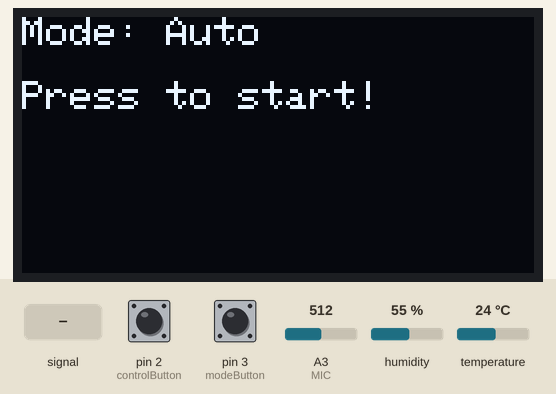
Bench run of a sketch on a simulated Arduino Uno, built with avr-gcc and run on an emulated ATmega328P. Parts: 128×64 one-colour display. Inputs (shaded band) come from the test bench; at power-on: pin 3 (modeButton) HIGH, pin 2 (controlButton) HIGH, A3 (MIC) = 512, humidity 55 %, temperature 24 °C. What the sketch prints to the serial monitor is not drawn.

Above: at 2.2 s.
2.3 s: pin 3 (modeButton) pulled LOW for 0.15 s
At 2.8 s:
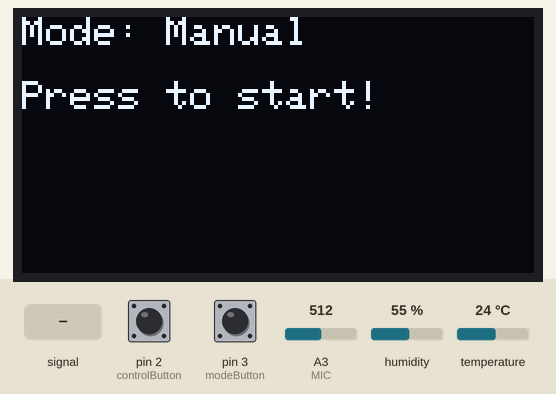
3.9 s: pin 2 (controlButton) pulled LOW for 0.15 s
At 4.09 s:
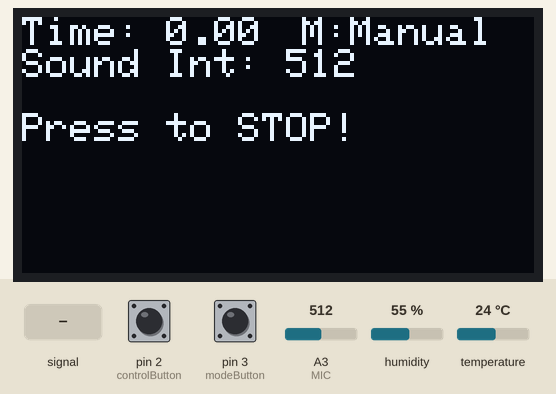
4.6 s: pin 2 (controlButton) pulled LOW for 1 s
At 6.0 s:
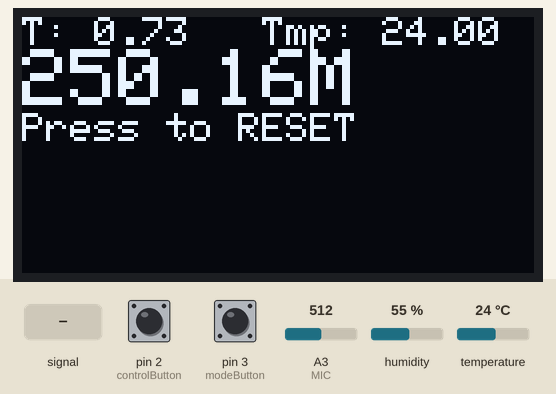
7.1 s: pin 3 (modeButton) pulled LOW for 1 s
At 7.14 s:
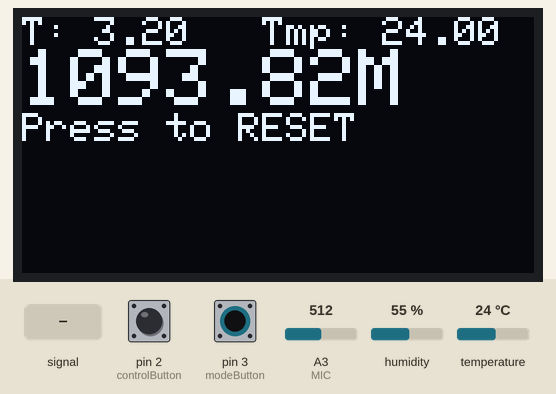
9.6 s: pin 2 (controlButton) pulled LOW for 0.15 s
At 10.8 s:
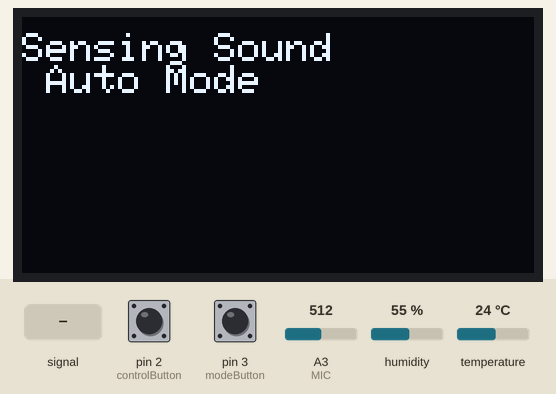
11.2 s: A3 (MIC) fed a 200 Hz sine of ±460 counts around its level
At 12.2 s:
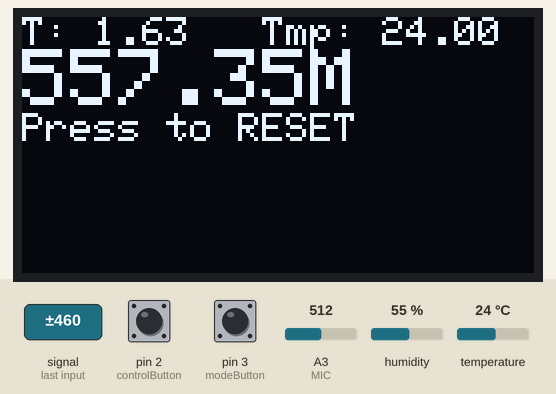
Timing chart, 0 to 13.7 s (numbered marks = the images above; inputs shaded):
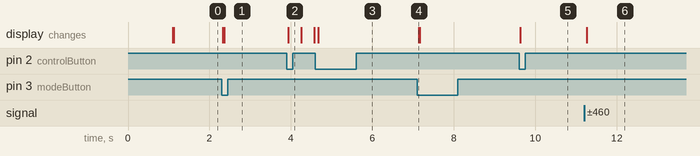

The sketch:

calcDistanceBySoundOrStopWatch.ino
```cpp
//SOund max diff
#define THRESH 900

//mode
volatile bool mode = 0; // 1 - Manual 0 - Auto
bool prevMode = 1;
#define modeButton 3

volatile bool command = 1;
bool prevCommand = 1;

#define controlButton 2

// Variables will change:
int ledState = HIGH;        // the current state of the output pin
int buttonState;            // the current reading from the input pin
int lastButtonState = HIGH; // the previous reading from the input pin

// the following variables are unsigned longs because the time, measured in
// milliseconds, will quickly become a bigger number than can be stored in an int.
unsigned long lastDebounceTime = 0; // the last time the output pin was toggled
unsigned long debounceDelay = 50;   // the debounce time; increase if the output flickers

//temp
#include <DHT.h>
#define DHTPIN 4
#define DHTTYPE DHT22
DHT dht(DHTPIN, DHTTYPE);

//display
#include <Wire.h>
#include <Adafruit_GFX.h>
#include <Adafruit_SSD1306.h>
#define OLED_RESET 1
Adafruit_SSD1306 display(OLED_RESET);

void setup()
{
  Serial.begin(9600);
  dht.begin();
  display.begin(SSD1306_SWITCHCAPVCC, 0x3C);
  display.clearDisplay();
  display.setTextSize(1);
  display.setTextColor(WHITE);
  display.setCursor(0, 0);
  display.clearDisplay();
  display.setTextSize(1);
  display.println("Starting ...");
  display.display();

  pinMode(controlButton, INPUT_PULLUP);
  pinMode(modeButton, INPUT_PULLUP);

  attachInterrupt(digitalPinToInterrupt(controlButton), controlFn, FALLING);
  attachInterrupt(digitalPinToInterrupt(modeButton), modeFn, FALLING);
  millisDelay(1000);
}

float temp()
{
  return dht.readTemperature();
}

// stopWatchMode
// 0 = start
// 1 = end, display distance
// 2 = reset, display to start
int stopWatchMode = 2;

boolean displayed2 = false;
boolean displayed1 = false;

void loop()
{
  // Read control button
  //  controlFn();

  // stopwatch mode selection
  if (command != prevCommand)
  {
    prevCommand = command;
    stopWatchMode++;
    stopWatchMode = stopWatchMode % 3;
  }

  if (mode != prevMode)
  {
    Serial.println(mode);
    prevMode = mode;
    stopWatchMode = 2;
    end_();
    display_();
  }

  switch (stopWatchMode)
  {
  case 0:
    start_();
    displayed1 = false;
    displayed2 = false;
    break;
  case 1:
    if (!displayed1)
      end_();
    displayed1 = true;
    displayed2 = false;
    break;
  case 2:
    if (!displayed2)
      display_();
    displayed1 = false;
    displayed2 = true;
    break;
  default:
    break;
  }

  //  Serial.println(stopWatchMode);
}

//void controlFn() {
//  command = !command;
//  delay(100);
//}

#define MIC 3
// void loop()
// {

//   Serial.println(level_());
//   //  unsigned t = millis();
//   // getSoundLevel();
//   //  Serial.println(getSoundLevel());
//   //  Serial.println(millis() - t);
// }

int sampleWindow = 50;
int sample;
unsigned int level_()
{
  unsigned long startMillis = millis(); // Start of sample window
  unsigned int peakToPeak = 0;          // peak-to-peak level

  unsigned int signalMax = 0;
  unsigned int signalMin = 1024;

  // collect data for 50 mS
  while (millis() - startMillis < sampleWindow)
  {
    sample = analogRead(MIC);
    if (sample < 1024) // toss out spurious readings
    {
      if (sample > signalMax)
      {
        signalMax = sample; // save just the max levels
      }
      else if (sample < signalMin)
      {
        signalMin = sample; // save just the min levels
      }
    }
  }
  peakToPeak = abs(signalMax - signalMin); // max - min = peak-peak amplitude
  return peakToPeak;
}

unsigned long startTime;
unsigned long airTime;
boolean beginTimer = false;

void end_()
{
  airTime = millis() - startTime;
  float soundVelocity = 333.3 + 0.6 * (temp() - 10);
  float totalDisplacement = soundVelocity * ((airTime + .1) / 1000.0);
  display.clearDisplay();
  display.setTextSize(1);
  display.setTextColor(WHITE);
  display.setCursor(0, 0);
  display.println("T: " + String((airTime) / 1000.0, 2));
  display.setCursor(60, 0);
  display.println("Tmp: " + String(temp(), 2));

  display.setTextSize(2);
  display.println(String(totalDisplacement, 2) + "M");
  display.setCursor(0, 24);
  display.setTextSize(1);
  display.println("Press to RESET");
  display.display();

  beginTimer = false; // To stop updating time in start function
}

void start_()
{
  // Two mode {begin timer, updatetimer}
  if (beginTimer == false)
  {
    startTime = millis();
    beginTimer = true; // made true in end_() function
    // Try Auto Mode
    if (mode == 0)
    {
      auto_();
    }
  }
  else // update display, timer
  {
    //    Serial.println("Start display");
    airTime = millis() - startTime;

    display.clearDisplay();
    display.setTextSize(1);
    display.setTextColor(WHITE);
    display.setCursor(0, 0);
    display.println("Time: " + String(airTime / 1000.0, 2));
    display.setCursor(70, 0);
    if (mode == 0)
      display.println("M: Auto");
    else
      display.println("M:Manual");

    display.setCursor(0, 8);
    display.setTextSize(1);

    int soundInt = analogRead(3);

    display.println("Sound Int: " + String(soundInt));
    display.setCursor(0, 24);
    display.setTextSize(1);
    display.println("Press to STOP!");
    display.display();
  }
}

void display_()
{
  //  Serial.println("Dispalyed Press");
  display.setTextSize(1);
  display.setTextColor(WHITE);
  display.setCursor(0, 0);
  display.clearDisplay();
  if (mode == 0)
    display.println("Mode: Auto");
  else
    display.println("Mode: Manual");
  display.setCursor(0, 16);
  display.setTextSize(1);
  display.print("Press to start!");
  display.display();
  millisDelay(10);
}

void display_failure()
{
  //  Serial.println("Dispalyed Press");
  display.setTextSize(1);
  display.setTextColor(WHITE);
  display.setCursor(0, 0);
  display.clearDisplay();
  if (mode == 0)
    display.println("Mode: Auto");
  else
    display.println("Mode: Manual");
  display.setCursor(0, 16);
  display.setTextSize(1);
  display.print("Failed to recognize");
  display.display();
  millisDelay(10);
}

void auto_()
{

  display.clearDisplay();
  display.setTextSize(1);
  display.setTextColor(WHITE);
  display.setCursor(0, 4);
  display.println("Sensing Sound\n Auto Mode");
  display.display();

  unsigned int soundLevel;
  while (true)
  {
    airTime = millis() - startTime;
    if (airTime > 15000)
    { // 15 sec or 5KM around
      Serial.println("(airTime > 15000");
      display_failure();
      millisDelay(5000);

      break;
    }

    soundLevel = level_();
    // Serial.println(soundLevel);

    if (soundLevel > THRESH)
    {
      Serial.println("Level > Thresh");
      stopWatchMode = 1; // end successfully
      return;
    }
  }

  // Display to start screen
  stopWatchMode = 2;
}

static unsigned long mode_last_interrupt_time = 0;

void modeFn()
{
  unsigned long mode_interrupt_time = millis();
  //  Serial.println(mode_last_interrupt_time, mode_interrupt_time);
  // If interrupts come faster than 200ms, assume it's a bounce and ignore
  if (mode_interrupt_time - mode_last_interrupt_time > 200)
  {
    mode = !mode;
    Serial.println("Dispalyed Mode");
  }
  mode_last_interrupt_time = mode_interrupt_time;
}
//void modeFn() {
//}

static unsigned long last_interrupt_time = 0;
void controlFn()
{
  int reading = digitalRead(controlButton);
  unsigned long interrupt_time = millis();
  // If interrupts come faster than 200ms, assume it's a bounce and ignore
  if (interrupt_time - last_interrupt_time > 200)
  {
    //    if (reading == LOW)
    command = !command;
  }
  last_interrupt_time = interrupt_time;
}

void millisDelay(long ms)
{
  unsigned long x = millis();
  while ((millis() - x) < ms)
  {
  }
}
```

Measured:
- after the input at 2.3 s, the display: first changes at once (image 1 shows a later state)
- after the input at 3.9 s, the display: changes at once (image 2)
- after the input at 4.6 s, the display: changes after 0.07 s (image 3)
- after the input at 7.1 s, the display: changes at once (image 4)
- after the input at 9.6 s, the display: changes at once (image 5)
- after the input at 11.2 s, the display: changes after 0.07 s (image 6)
